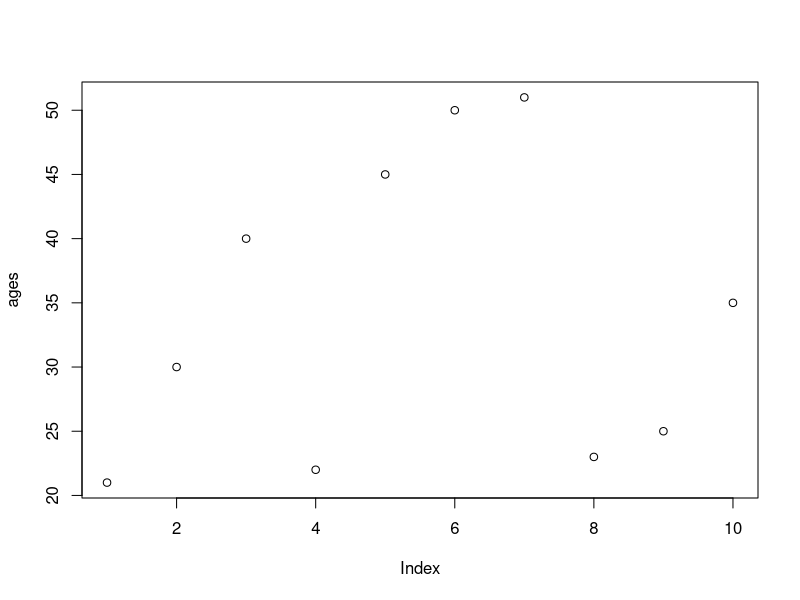
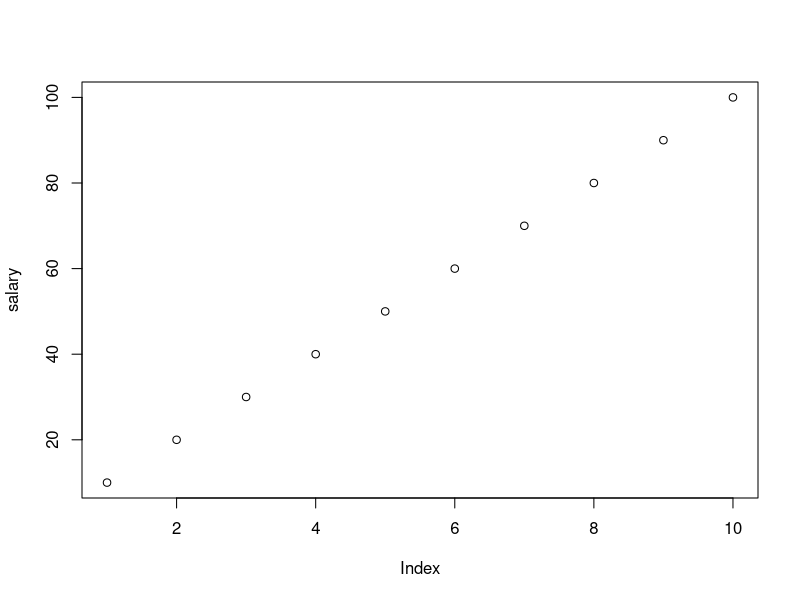
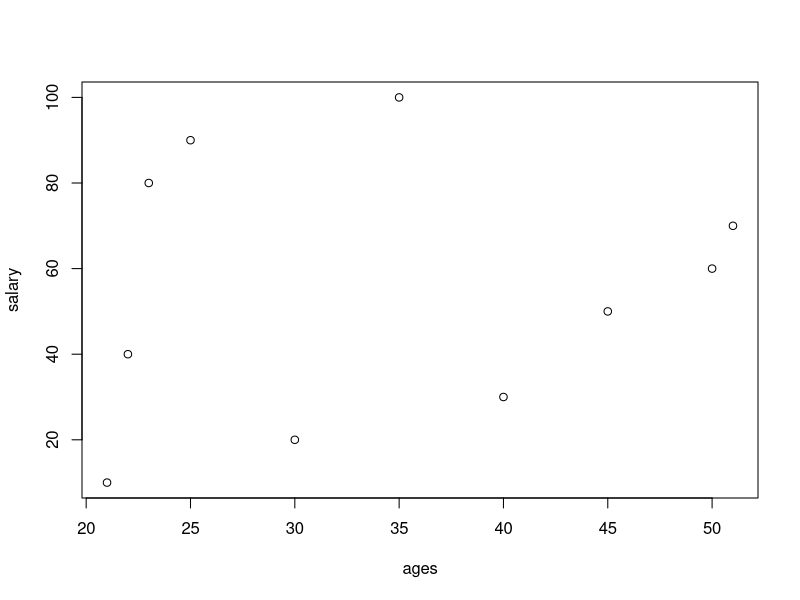
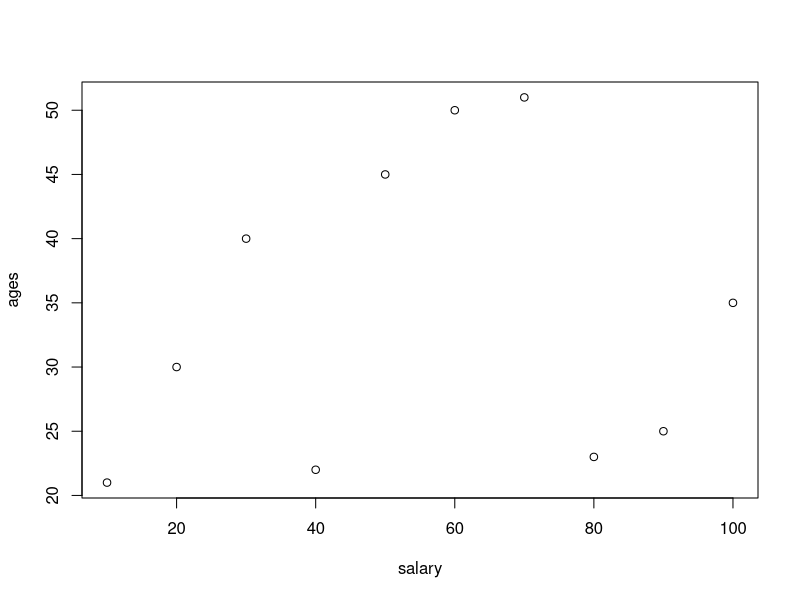
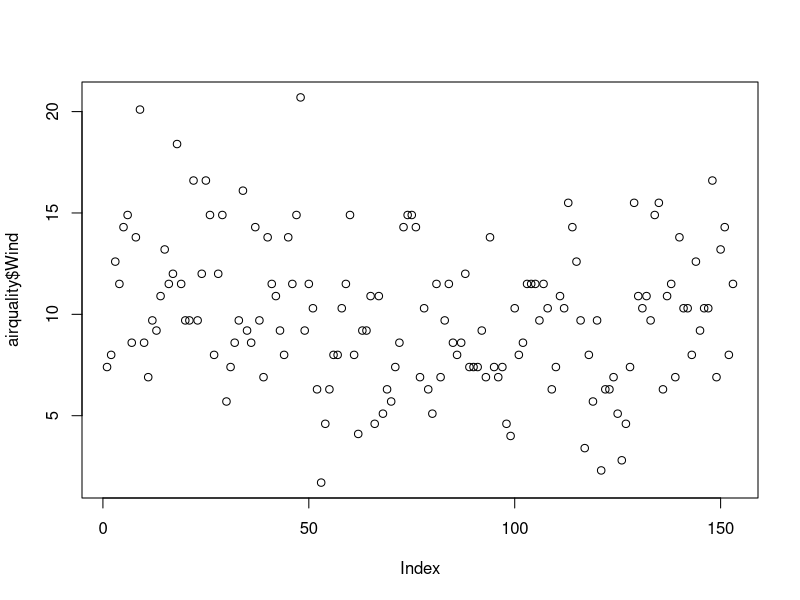
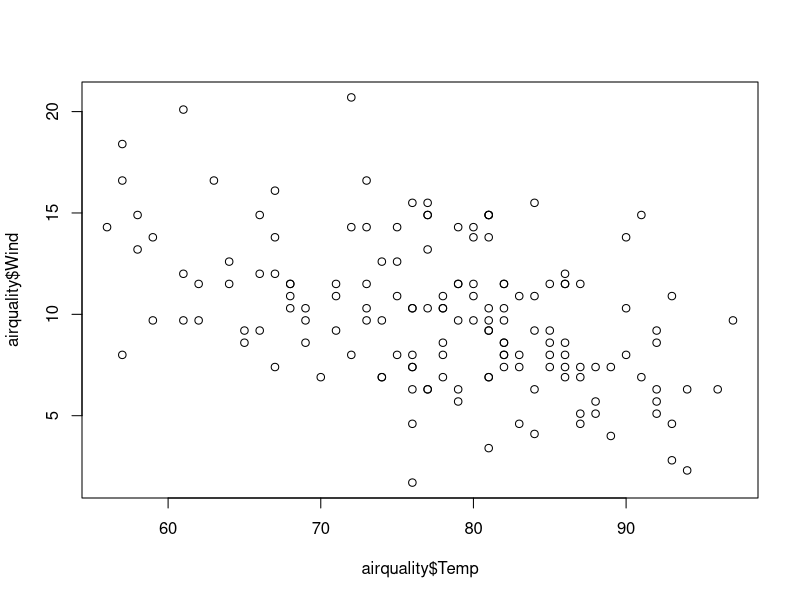
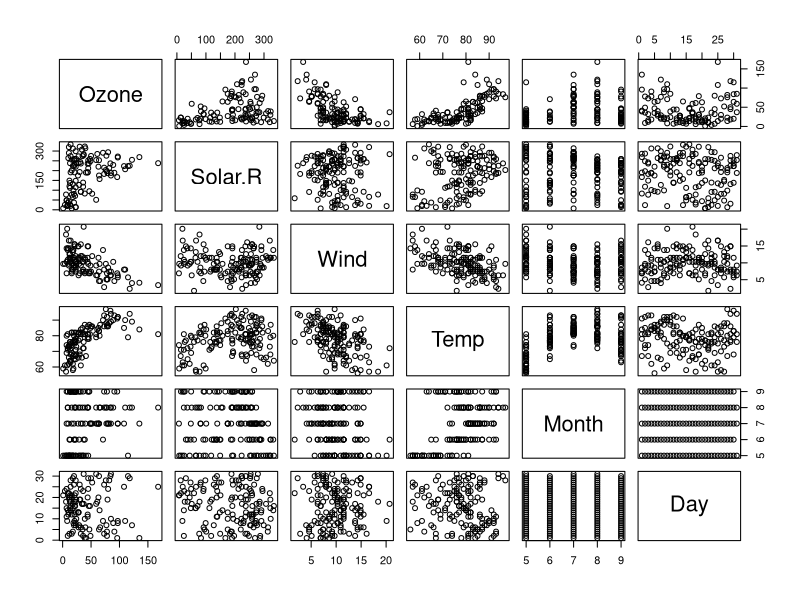
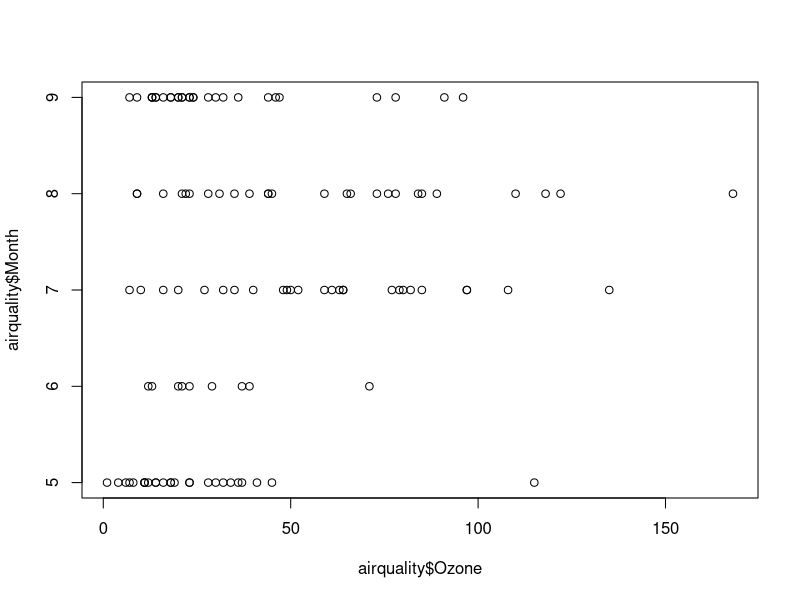

Reproduce these figures in R, in order. (Note: this script raises an error after producing the figures.)
ages = c(21,30,40,22,45,50,51,23,25,35)
plot(ages)

salary = c(10,20,30,40,50,60,70,80,90,100)
plot(salary)

plot(ages,salary)
plot(salary,ages)

help(plot)

airquality = datasets::airquality#imports the dataset
#variable name = datasets::dataset name

head(airquality,10)
tail(airquality,10)
names(airquality)
dim(airquality)

airquality[,c(1,2)]

df = airquality[,-6]#excludes col 6

summary(airquality[,1])#summary of specific col

summary(airquality$Temp)

airquality$Wind #values of wind col

summary(airquality)

#Visualization
plot(airquality$Wind)
plot(airquality$Temp, airquality$Wind, type="p")
plot(airquality)#ScatterPlot
help(plot)
plot(airquality$Ozone, airquality$Month)
plot(airquality$Month, airquality$Ozone)

#Points and Lines
plot(airquality$Wind, type="p")
plot(airquality$Wind, type="l")
plot(airquality$Wind, type="b")

plot(airquality$Wind,
     xlab= "Ozone Concentration",
     ylab="No. of Instances",
     main="Ozone levels in NY City",
     col="red",
     type="l")

plot(airquality,col="blue")

plot(airquality$Ozone, airquality$Solar.R)
plot(airquality$Solar.R, airquality$Ozone)

#BarPlot
barplot(airquality$Ozone,
        main = 'Ozone Concentration in air',
        ylab = 'ozone levels',
        col = 'blue',
        horiz = T,
        axes = F)

#Histogram
#Frequency distribution of interval
hist(airquality$Temp)

hist(airquality$Temp,
     main = 'Solar Radiation Values in Air',
     xlab= 'Solar Rad',
     col = 'blue',
     border = 'red')

#Single Box Plot
#to find outliers
boxplot(airquality$Wind,
        main = 'Boxplot',
        border = 'red',
        col='blue',
        horizontal = T)

boxplot.stats(airquality$Wind)$out #direct info about outliers

airquality$Ozone

#Multiple Box Plot
boxplot(airquality[,1:4],
        main = 'Multiple Box Plot',
        horizontal = T,
        col = 'Pink')

help(par)
par(mfrow=c(3,3), mar=c(1,2,1,2), las=0, bty="o")
plot(airquality$Ozone)
plot(airquality$Ozone, airquality$Wind)
plot(airquality$Ozone, type = "l")
plot(airquality$Wind, type = "l")
plot(airquality$Solar.R, type = "l")
barplot(airquality$Ozone,
        main = 'Ozone Concentration in air',
        ylab = 'ozone levels',
        col = 'blue',
        horiz = T,
        axes = F)
boxplot(airquality$Wind,
        main = 'Boxplot',
        border = 'red',
        col='blue',
        horizontal = T)
boxplot(airquality[,1:4],
        main = 'Multiple Box Plot',
        horizontal = T,
        col = 'Pink')
hist(airquality$Temp)

#Considering NA Values
airquality
max(airquality$Wind)
min(airquality$Temp)
min(airquality$Solar.R)
mean(airquality$Solar.R)
mean(airquality$Wind)

mean(airquality$Solar.R,na.rm = T)#rm means remove/exclude #remove na
median(airquality$Ozone)
median(airquality$Ozone, na.rm = T)
min(airquality$Ozone,na.rm = T)

#Variance
#skewness
#kurtosis
#density plot

var(airquality$Wind)
sd(airquality$Ozone, na.rm = T)

skewness(airquality$Ozone)#error
kurtosis(airquality$Ozone)#error

#Installing Packages
#install from packages window

skewness(airquality$Ozone, na.rm = T)
kurtosis(airquality$Ozone, na.rm = T)

#Density Plot
plot(density(airquality$Wind))
plot(density(airquality$Ozone, na.rm = T))

erquakes=datasets::quakes

head(erquakes,10)
tail(erquakes,10)
dim(erquakes)

erquakes[,c(1,2)]

df = erquakes[,5]

summary(erquakes[,1])

erquakes$stations

summary(erquakes)

#Visualization
plot(erquakes$lat)
